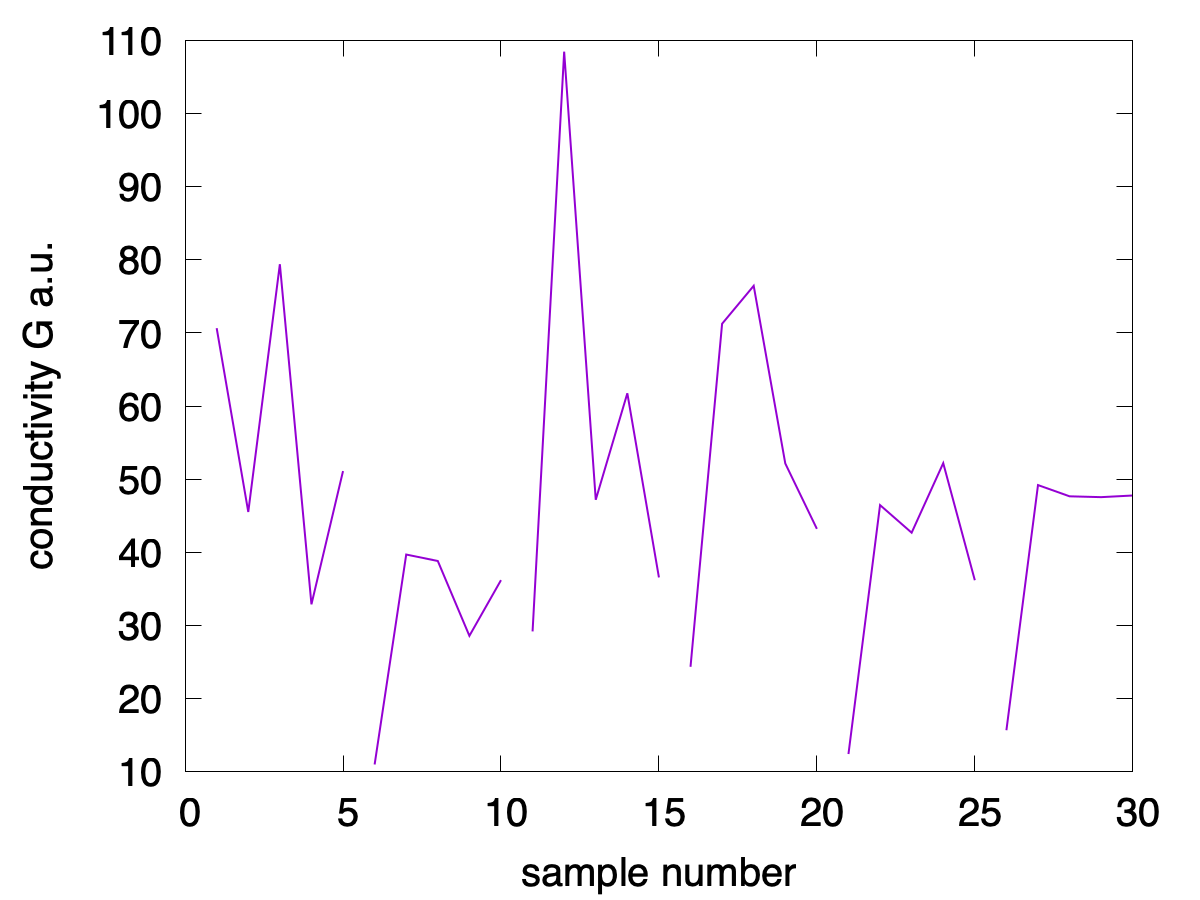

This figure's gnuplot source:
#!/usr/bin/gnuplot 

set term pngcairo size 1200, 900 font ",30"
set out "G-t.png"
#set term svg
#set out "G-t.svg"
#filename="../../db_final.sorted.tsv"
filename="../../db_final.tsv"
filename="../../gen.tsv"
filename="../../db_final.gen.tsv"
width=2
set xlabel "sample number"
set ylabel "conductivity G a.u." 
#set xrange [0:550]
#set yrange [0:550]
#set xtics 0,60

#plot filename u 1:3 w l lw width notitle
plot filename u ($0+1):4 w l lw width notitle

#pause -1
